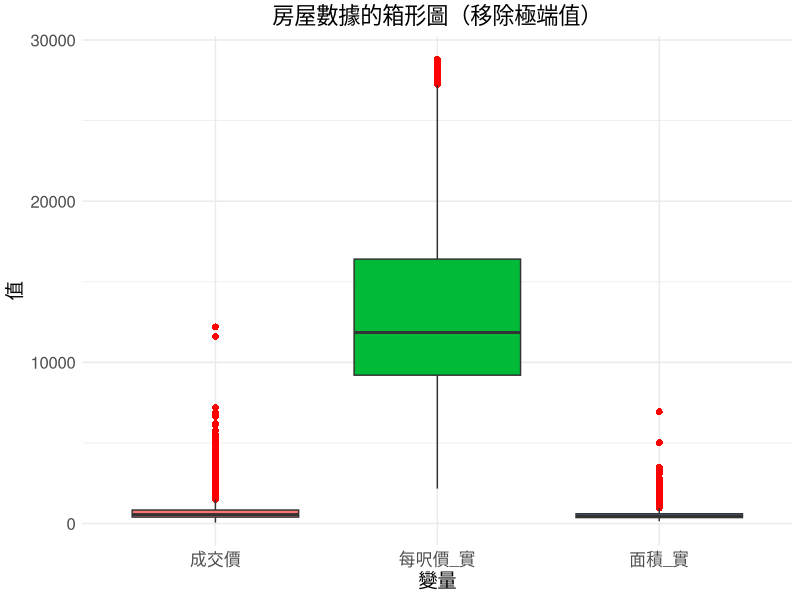

This figure's R source:
# 安裝並載入必要的套件（如果尚未安裝）
if (!require(ggplot2)) install.packages("ggplot2")
if (!require(dplyr)) install.packages("dplyr")
if (!require(tidyr)) install.packages("tidyr")

library(ggplot2)
library(dplyr)
library(tidyr)

# 讀取 house.csv 文件
# 確保文件路徑正確
house_data <- read.csv("house.csv", stringsAsFactors = FALSE)

# 將成交價、面積_實、每呎價_實轉換為數值類型（如果是字符型數據，去掉逗號後轉換為數值）
house_data$成交價 <- as.numeric(gsub(",", "", house_data$成交價))
house_data$面積_實 <- as.numeric(gsub(",", "", house_data$面積_實))
house_data$每呎價_實 <- as.numeric(gsub(",", "", house_data$每呎價_實))

# 計算每呎價的四分位距 (IQR)
iqr <- IQR(house_data$每呎價_實, na.rm = TRUE) # 四分位距
q1 <- quantile(house_data$每呎價_實, 0.25, na.rm = TRUE) # 第一四分位數
q3 <- quantile(house_data$每呎價_實, 0.75, na.rm = TRUE) # 第三四分位數

# 定義異常值範圍
lower_bound <- q1 - 1.5 * iqr # 下限
upper_bound <- q3 + 1.5 * iqr # 上限

# 打印異常值範圍
cat("每呎價的異常值範圍：", lower_bound, "到", upper_bound, "\n")

# 移除每呎價的極端值
house_data_cleaned <- house_data %>%
  filter(
    每呎價_實 >= lower_bound & 每呎價_實 <= upper_bound # 僅保留在合理範圍內的數據
  )

# 檢查清理後的數據
cat("清理後的數據行數：", nrow(house_data_cleaned), "\n")

# 將數據轉換為長格式以便於繪製箱形圖
house_long <- house_data_cleaned %>%
  select(成交價, 面積_實, 每呎價_實) %>% # 選擇需要的列
  pivot_longer(
    cols = everything(), # 將所有列轉換為長格式
    names_to = "變量",   # 新列名為變量
    values_to = "值"     # 新列名為值
  )

# 繪製箱形圖
ggplot(house_long, aes(x = 變量, y = 值, fill = 變量)) +
  geom_boxplot(outlier.color = "red", outlier.shape = 16, outlier.size = 2) +
  labs(
    title = "房屋數據的箱形圖（移除極端值）",
    x = "變量",
    y = "值"
  ) +
  theme_minimal() +
  theme(
    plot.title = element_text(hjust = 0.5, size = 16),
    axis.title = element_text(size = 14),
    axis.text = element_text(size = 12),
    legend.position = "none" # 隱藏圖例
  )